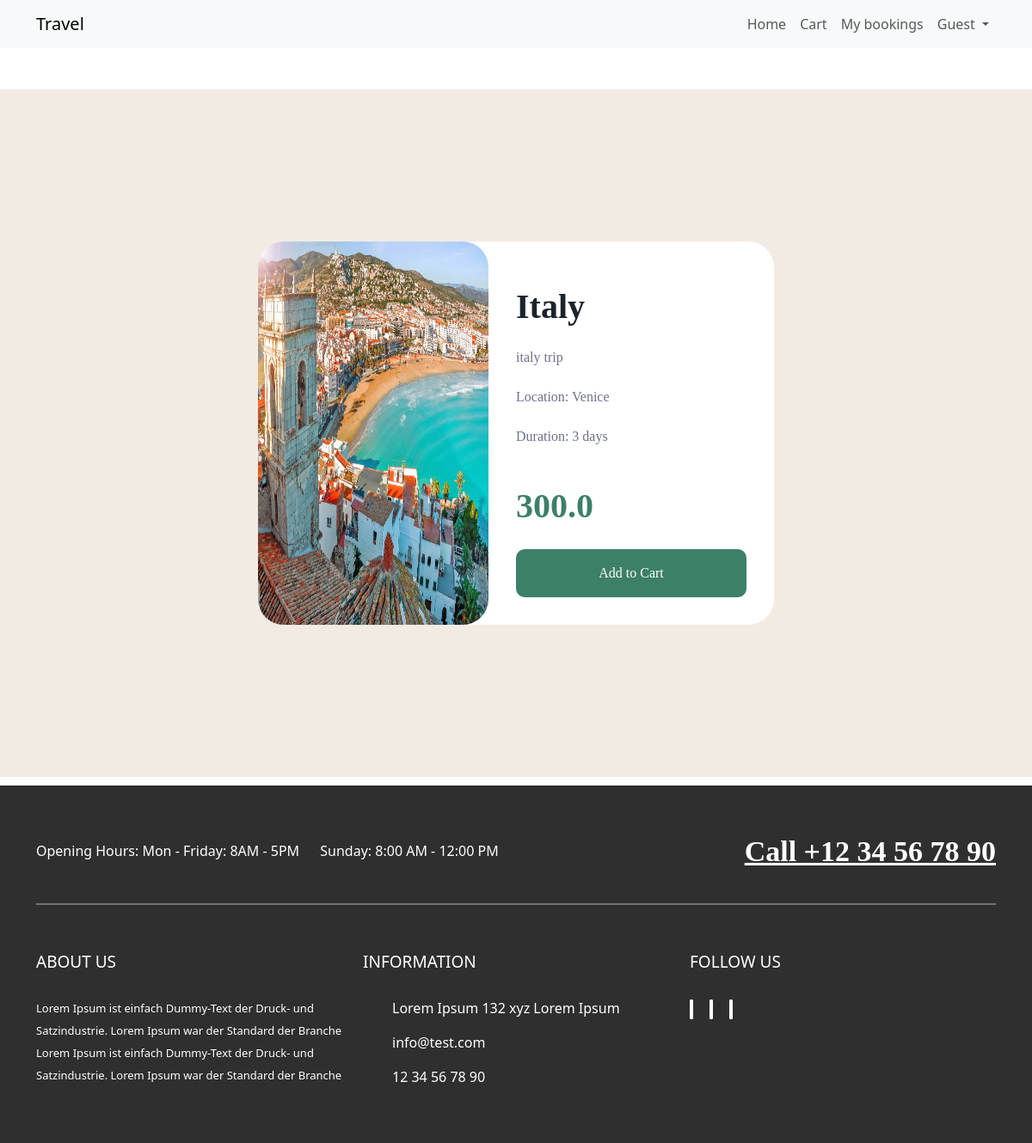
Screenshot of /travel/trip/2/view/ with the database file from the repository.
### travel/models.py (models this page shows)
class Trip(models.Model):
    id = models.AutoField(primary_key=True)
    name = models.CharField(max_length=255)
    description = models.TextField()
    price = models.FloatField()
    duration_days = models.IntegerField()
    image = models.ImageField(null=True, blank=True, upload_to="trips/")
    location = models.CharField(max_length=255)

### travel/views.py (the view)
# urls.py: path('trip/<int:id>/view/', views.view_trip, name="view-trip"),
def view_trip(request, id):
    context = {
        'trip': Trip.objects.filter(id=id).first(),
    }
    return render(request, 'view-trip.html', context)

### travel/templates/view-trip.html (shortened to what this page needs)
{% extends "layouts/app.html" %}
{% load static %}
{% block content %}
  {% if trip %}
  <section class="view py-4">
    <article class="cards">
      <div class="left-card">
        <img
          class="poster-img1"
          src="{% if trip.image %}{{ trip.image.url }}{% else %}{% static 'no_image.jpg' %}{% endif %}"
          alt="{{ trip.name }}"
        />
      </div>
      <div class="right-card">
        <h1 class="main-title">{{ trip.name }}</h1>
        <p class="summary">
          {{ trip.description }}
        </p>
        <p class="summary">Location: {{ trip.location }}</p>
        <p class="summary">Duration: {{ trip.duration_days }} days</p>
        <div class="price">
          <p class="current-price">{{ trip.price }}</p>
        </div>
        <a href="{% url 'add_to_cart' trip.id %}" class="btn btn-sm btn-primary">Add to Cart</a>
      </div>
    </article>
  </section>
  {% endif %}
{% endblock %}

### travel/assets/style.css (style rules this page uses)
* { box-sizing: border-box; margin: 0; }
.view { font-family: "Montserrat", "Fraunces", "Open Sans", sans-serif; display: flex; justify-content: center; align-items: center; min-height: 100vh; background-color: #f2ebe3; }
.cards { width: 50vw; margin: 0 auto; display: flex; border-radius: 30px; background-color: #fff; }
.poster-img1 { width: 100%; height: 100%; border-radius: 30px; }
.left-card, .right-card { flex: 1; }
.right-card { margin: 2rem; display: flex; flex-direction: column; align-items: flex-start; overflow: hidden; }
.main-title { font-family: "Fraunces"; font-weight: 700; font-size: 2.5rem; color: #1c232b; margin: 0.5em 0; }
.summary { font-family: "Montserrat"; font-weight: 500; font-size: 1rem; line-height: 30px; color: #6c7289; }
.price { display: inline-flex; align-items: center; }
.current-price { font-family: "Fraunces"; font-weight: 700; font-size: 2.5rem; color: #3c8067; margin: 0.5em 0.5em 0.5em 0; }
.btn { font-family: "Montserrat"; font-weight: 500; font-size: 1rem; width: 100%; color: #fff; background-color: #3c8067; padding: 1em; border-radius: 10px; border:none; transition: 0.5s; }

### rows the page displays
Trip: image (picture), name "Italy", description "italy trip", location "Venice", duration_days "3", price "300.0"
